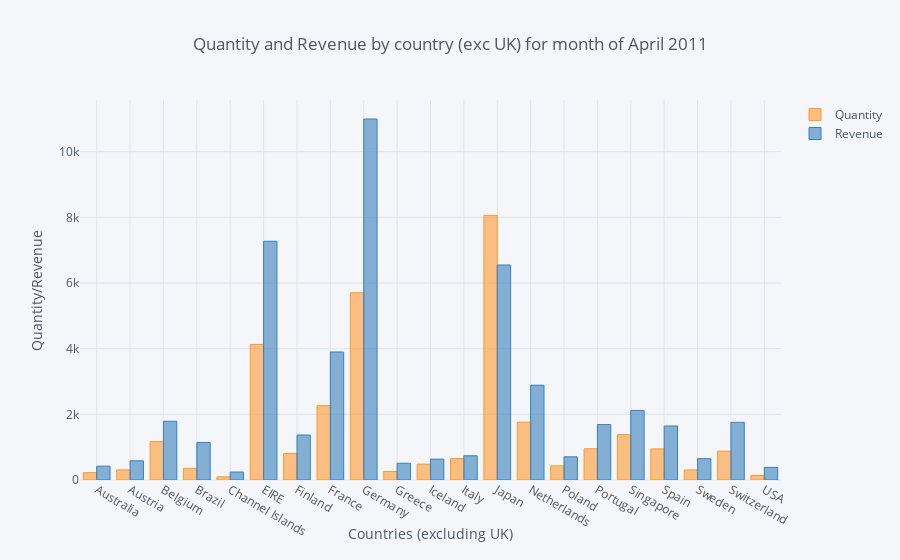

The notebook cell saved with this chart:
### Code cell
group.iplot(kind = 'bar', xTitle = 'Countries (excluding UK)', yTitle = 'Quantity/Revenue', title = 'Quantity and Revenue by country (exc UK) for month of April 2011')

### Figure 1 — Plotly figure (JSON) as saved in the notebook; plotly's stock layout.template omitted (floating-point values rounded to 4 significant figures)
{"data": [{"marker": {"color": "rgba(255, 153, 51, 0.6)", "line": {"color": "rgba(255, 153, 51, 1.0)", "width": 1}}, "name": "Quantity", "orientation": "v", "text": "", "type": "bar", "uid": "20be50ac-aeda-42f4-afbb-c240ce003806", "x": ["Australia", "Austria", "Belgium", "Brazil", "Channel Islands", "EIRE", "Finland", "France", "Germany", "Greece", "Iceland", "Italy", "Japan", "Netherlands", "Poland", "Portugal", "Singapore", "Spain", "Sweden", "Switzerland", "USA"], "y": [224, 308, 1170, 356, 96, 4129, 810, 2265, 5702, 260, 483, 653, 8058, 1762, 432, 951, 1384, 948, 306, 878, 137]}, {"marker": {"color": "rgba(55, 128, 191, 0.6)", "line": {"color": "rgba(55, 128, 191, 1.0)", "width": 1}}, "name": "Revenue", "orientation": "v", "text": "", "type": "bar", "uid": "9fdaba6b-440f-4a80-a12f-c33dd94e7777", "x": ["Australia", "Austria", "Belgium", "Brazil", "Channel Islands", "EIRE", "Finland", "France", "Germany", "Greece", "Iceland", "Italy", "Japan", "Netherlands", "Poland", "Portugal", "Singapore", "Spain", "Sweden", "Switzerland", "USA"], "y": [421.6, 584.8, 1788.0, 1144.0, 243.0, 7270.0, 1369.0, 3899.0, 10990.0, 509.7, 636.2, 737.8, 6549.0, 2887.0, 705.8, 1688.0, 2119.0, 1646.0, 649.1, 1757.0, 383.9]}], "layout": {"legend": {"bgcolor": "#F5F6F9", "font": {"color": "#4D5663"}}, "paper_bgcolor": "#F5F6F9", "plot_bgcolor": "#F5F6F9", "title": {"font": {"color": "#4D5663"}, "text": "Quantity and Revenue by country (exc UK) for month of April 2011"}, "xaxis": {"gridcolor": "#E1E5ED", "showgrid": true, "tickfont": {"color": "#4D5663"}, "title": {"font": {"color": "#4D5663"}, "text": "Countries (excluding UK)"}, "zerolinecolor": "#E1E5ED"}, "yaxis": {"gridcolor": "#E1E5ED", "showgrid": true, "tickfont": {"color": "#4D5663"}, "title": {"font": {"color": "#4D5663"}, "text": "Quantity/Revenue"}, "zerolinecolor": "#E1E5ED"}}}
